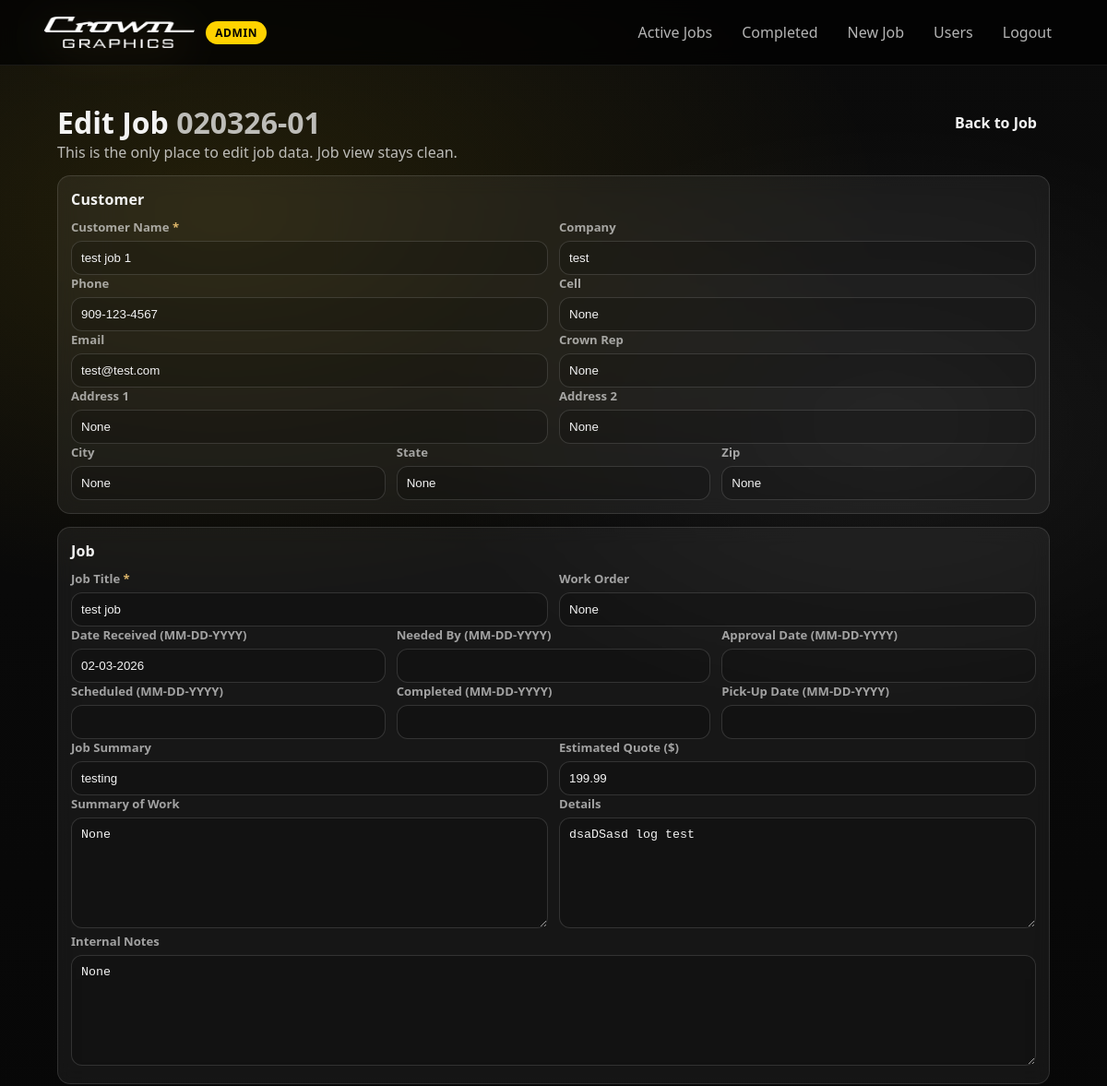
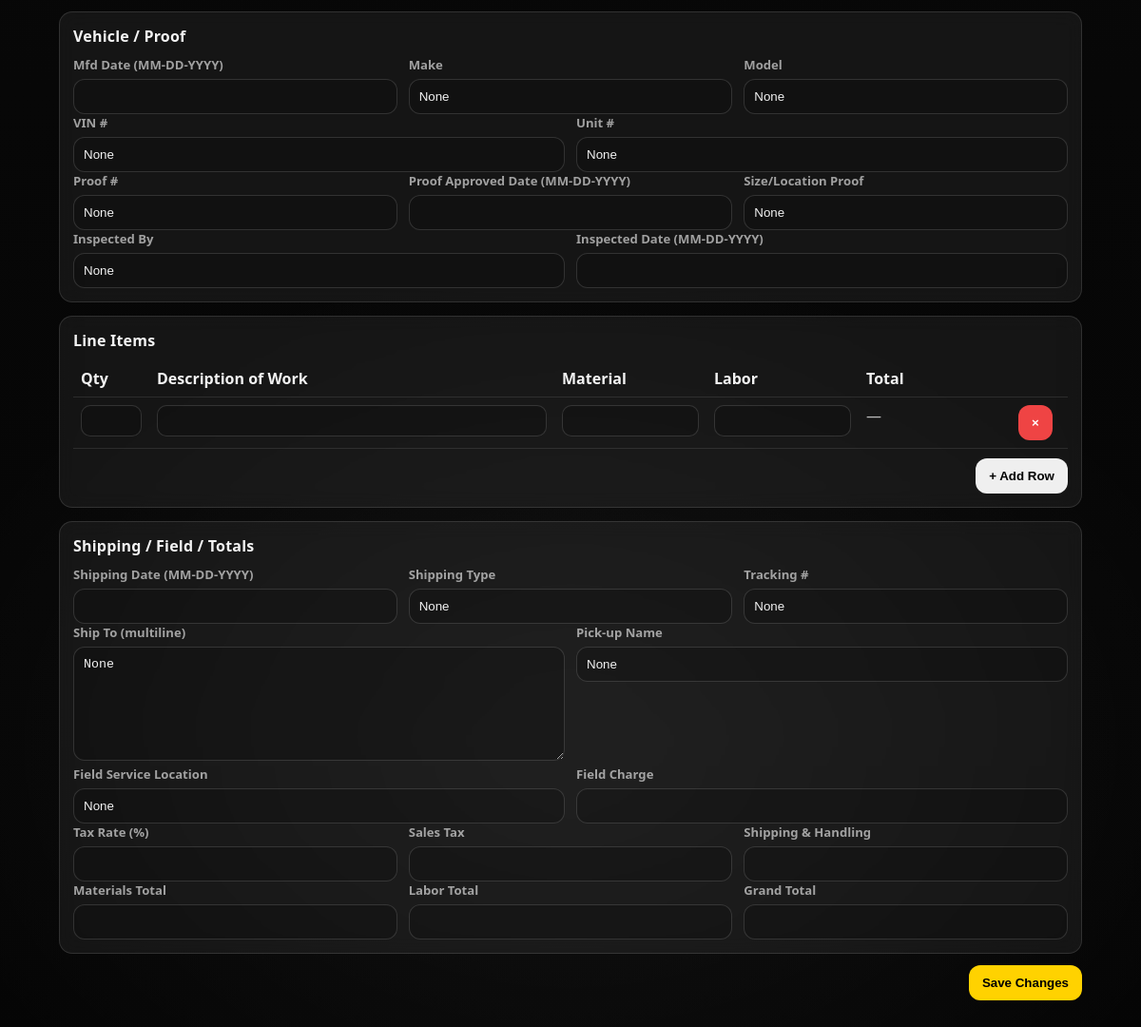
The app's page /jobs/1/edit (signed in) with its own data (2 pictures, top to bottom).
### app.py (models this page shows)
class Job(db.Model):
    id = db.Column(db.Integer, primary_key=True)
    customer_name = db.Column(db.String(120), nullable=False)
    business_name = db.Column(db.String(120), nullable=True)
    phone_number = db.Column(db.String(40), nullable=True)
    email_address = db.Column(db.String(160), nullable=True)
    job_title = db.Column(db.String(140), nullable=False)
    job_summary = db.Column(db.String(240), nullable=True)
    job_details = db.Column(db.Text, nullable=True)
    quote_amount = db.Column(db.Float, nullable=True)
    received_date = db.Column(db.Date, nullable=False, default=date.today)
    created_at = db.Column(db.DateTime, default=datetime.utcnow, nullable=False)
    stage = db.Column(db.String(40), default=STAGES[0], nullable=False)
    po_date_key = db.Column(db.String(6), nullable=False, index=True)  # MMDDYY
    po_seq = db.Column(db.Integer, nullable=False)  # 1..99
    is_new = db.Column(db.Integer, default=1, nullable=False)  # 1 = new, 0 = reviewed
    source = db.Column(db.String(40), nullable=True)
    intake_order_id = db.Column(db.String(80), nullable=True, index=True)
    submission_json = db.Column(db.Text, nullable=True)
    uploaded_files_json = db.Column(db.Text, nullable=True)
    address_1 = db.Column(db.String(160), nullable=True)
    address_2 = db.Column(db.String(160), nullable=True)
    city = db.Column(db.String(80), nullable=True)
    state = db.Column(db.String(40), nullable=True)
    zip_code = db.Column(db.String(20), nullable=True)
    cell = db.Column(db.String(40), nullable=True)
    completed_date = db.Column(db.Date, nullable=True)
    pickup_date = db.Column(db.Date, nullable=True)
    needed_by_date = db.Column(db.Date, nullable=True)
    approval_date = db.Column(db.Date, nullable=True)
    scheduled_date = db.Column(db.Date, nullable=True)
    inspected_date = db.Column(db.Date, nullable=True)
    inspected_by = db.Column(db.String(80), nullable=True)
    mfd_date = db.Column(db.Date, nullable=True)
    vehicle_make = db.Column(db.String(80), nullable=True)
    vehicle_model = db.Column(db.String(80), nullable=True)
    vin = db.Column(db.String(80), nullable=True)
    unit_number = db.Column(db.String(80), nullable=True)
    proof_number = db.Column(db.String(80), nullable=True)
    proof_approved_date = db.Column(db.Date, nullable=True)
    size_location_proof = db.Column(db.String(160), nullable=True)
    work_order = db.Column(db.String(80), nullable=True)
    crown_rep = db.Column(db.String(80), nullable=True)
    summary_of_work = db.Column(db.Text, nullable=True)
    internal_notes = db.Column(db.Text, nullable=True)
    shipping_date = db.Column(db.Date, nullable=True)
    shipping_type = db.Column(db.String(80), nullable=True)
    tracking_number = db.Column(db.String(120), nullable=True)
    ship_to = db.Column(db.Text, nullable=True)
    pickup_name = db.Column(db.String(120), nullable=True)
    field_service_location = db.Column(db.String(160), nullable=True)
    field_charge = db.Column(db.Float, nullable=True)
    materials_total = db.Column(db.Float, nullable=True)
    labor_total = db.Column(db.Float, nullable=True)
    tax_rate = db.Column(db.Float, nullable=True)  # percent (8.25)
    sales_tax = db.Column(db.Float, nullable=True)
    shipping_handling = db.Column(db.Float, nullable=True)
    grand_total = db.Column(db.Float, nullable=True)

### app.py (the view, shortened to what this page needs)
@app.route("/jobs/<int:job_id>/edit", methods=["GET", "POST"])
@login_required
def job_edit(job_id):
    job = Job.query.get_or_404(job_id)
    return render_template("job_edit.html", job=job, po_display=po_display)

### templates/job_edit.html (shortened to what this page needs)
{% extends "base.html" %}
{% block content %}
<div class="job-form-page">
  <div class="page-header">
    <div>
      <h1>Edit Job <span class="muted">{{ po_display(job) }}</span></h1>
      <div class="muted">This is the only place to edit job data. Job view stays clean.</div>
    </div>
    <div class="page-actions">
      <a class="btn btn-secondary" href="{{ url_for('job_view', job_id=job.id) }}">Back to Job</a>
    </div>
  </div>
  <form method="POST" class="form-root">
    {% include "_job_form.html" %}
    <div class="form-actions">
      <button class="btn btn-primary" type="submit">Save Changes</button>
    </div>
  </form>
</div>
{% endblock %}

### templates/_job_form.html (shortened to what this page needs)
<div class="form-grid">
  <section class="card box">
    <div class="card-title">Customer</div>
    <div class="grid-2">
      <div class="field">
        <label>Customer Name <span class="req">*</span></label>
        <input name="customer_name" value="{{ job.customer_name if job else '' }}" required>
      </div>
      <div class="field">
        <label>Company</label>
        <input name="business_name" value="{{ job.business_name if job else '' }}">
      </div>
    </div>
    <div class="grid-2">
      <div class="field">
        <label>Phone</label>
        <input name="phone_number" value="{{ job.phone_number if job else '' }}">
      </div>
      <div class="field">
        <label>Cell</label>
        <input name="cell" value="{{ job.cell if job else '' }}">
      </div>
    </div>
    <div class="grid-2">
      <div class="field">
        <label>Email</label>
        <input name="email_address" value="{{ job.email_address if job else '' }}">
      </div>
      <div class="field">
        <label>Crown Rep</label>
        <input name="crown_rep" value="{{ job.crown_rep if job else '' }}">
      </div>
    </div>
    <div class="grid-2">
      <div class="field">
        <label>Address 1</label>
        <input name="address_1" value="{{ job.address_1 if job else '' }}">
      </div>
      <div class="field">
        <label>Address 2</label>
        <input name="address_2" value="{{ job.address_2 if job else '' }}">
      </div>
    </div>
    <div class="grid-3">
      <div class="field">
        <label>City</label>
        <input name="city" value="{{ job.city if job else '' }}">
      </div>
      <div class="field">
        <label>State</label>
        <input name="state" value="{{ job.state if job else '' }}">
      </div>
      <div class="field">
        <label>Zip</label>
        <input name="zip_code" value="{{ job.zip_code if job else '' }}">
      </div>
    </div>
  </section>
  <section class="card box">
    <div class="card-title">Job</div>
    <div class="grid-2">
      <div class="field">
        <label>Job Title <span class="req">*</span></label>
        <input name="job_title" value="{{ job.job_title if job else '' }}" required>
      </div>
      <div class="field">
        <label>Work Order</label>
        <input name="work_order" value="{{ job.work_order if job else '' }}">
      </div>
    </div>
    <div class="grid-3">
      <div class="field">
        <label>Date Received (MM-DD-YYYY)</label>
        <input name="received_date" value="{{ job.received_date|mmddyyyy_date if job and job.received_date else '' }}">
      </div>
      <div class="field">
        <label>Needed By (MM-DD-YYYY)</label>
        <input name="needed_by_date" value="{{ job.needed_by_date|mmddyyyy_date if job and job.needed_by_date else '' }}">
      </div>
      <div class="field">
        <label>Approval Date (MM-DD-YYYY)</label>
        <input name="approval_date" value="{{ job.approval_date|mmddyyyy_date if job and job.approval_date else '' }}">
      </div>
    </div>
    <div class="grid-3">
      <div class="field">
        <label>Scheduled (MM-DD-YYYY)</label>
        <input name="scheduled_date" value="{{ job.scheduled_date|mmddyyyy_date if job and job.scheduled_date else '' }}">
      </div>
      <div class="field">
        <label>Completed (MM-DD-YYYY)</label>
        <input name="completed_date" value="{{ job.completed_date|mmddyyyy_date if job and job.completed_date else '' }}">
      </div>
      <div class="field">
        <label>Pick-Up Date (MM-DD-YYYY)</label>
        <input name="pickup_date" value="{{ job.pickup_date|mmddyyyy_date if job and job.pickup_date else '' }}">
      </div>
    </div>
    <div class="grid-2">
      <div class="field">
        <label>Job Summary</label>
        <input name="job_summary" value="{{ job.job_summary if job else '' }}">
      </div>
      <div class="field">
        <label>Estimated Quote ($)</label>
        <input name="quote_amount" value="{{ '%.2f'|format(job.quote_amount) if job and job.quote_amount is not none else '' }}">
      </div>
    </div>
    <div class="grid-2">
      <div class="field">
        <label>Summary of Work</label>
        <textarea name="summary_of_work" rows="3">{{ job.summary_of_work if job else '' }}</textarea>
      </div>
      <div class="field">
        <label>Details</label>
        <textarea name="job_details" rows="3">{{ job.job_details if job else '' }}</textarea>
      </div>
    </div>
    <div class="field">
      <label>Internal Notes</label>
      <textarea name="internal_notes" rows="3">{{ job.internal_notes if job else '' }}</textarea>
    </div>
  </section>
  <section class="card box">
    <div class="card-title">Vehicle / Proof</div>
    <div class="grid-3">
      <div class="field">
        <label>Mfd Date (MM-DD-YYYY)</label>
        <input name="mfd_date" value="{{ job.mfd_date|mmddyyyy_date if job and job.mfd_date else '' }}">
      </div>
      <div class="field">
        <label>Make</label>
        <input name="vehicle_make" value="{{ job.vehicle_make if job else '' }}">
      </div>
      <div class="field">
        <label>Model</label>
        <input name="vehicle_model" value="{{ job.vehicle_model if job else '' }}">
      </div>
    </div>
    <div class="grid-2">
      <div class="field">
        <label>VIN #</label>
        <input name="vin" value="{{ job.vin if job else '' }}">
      </div>
      <div class="field">
        <label>Unit #</label>
        <input name="unit_number" value="{{ job.unit_number if job else '' }}">
      </div>
    </div>
    <div class="grid-3">
      <div class="field">
        <label>Proof #</label>
        <input name="proof_number" value="{{ job.proof_number if job else '' }}">
      </div>
      <div class="field">
        <label>Proof Approved Date (MM-DD-YYYY)</label>
        <input name="proof_approved_date" value="{{ job.proof_approved_date|mmddyyyy_date if job and job.proof_approved_date else '' }}">
      </div>
      <div class="field">
        <label>Size/Location Proof</label>
        <input name="size_location_proof" value="{{ job.size_location_proof if job else '' }}">
      </div>
    </div>
    <div class="grid-2">
      <div class="field">
        <label>Inspected By</label>
        <input name="inspected_by" value="{{ job.inspected_by if job else '' }}">
      </div>
      <div class="field">
        <label>Inspected Date (MM-DD-YYYY)</label>
        <input name="inspected_date" value="{{ job.inspected_date|mmddyyyy_date if job and job.inspected_date else '' }}">
      </div>
    </div>
  </section>
  <section class="card box">
    <div class="card-title">Line Items</div>
    <div class="table-wrap">
      <table class="items-table" id="itemsTable">
        <thead>
          <tr>
            <th style="width:80px;">Qty</th>
            <th>Description of Work</th>
            <th style="width:160px;">Material</th>
            <th style="width:160px;">Labor</th>
            <th style="width:160px;">Total</th>
            <th style="width:60px;"></th>
          </tr>
        </thead>
        <tbody id="itemsBody">
          {% if job and job.line_items %}
            {% for li in job.line_items %}
              <tr class="item-row">
                <td><input name="item_qty[]" value="{{ li.qty if li.qty is not none else '' }}" inputmode="numeric"></td>
                <td><input name="item_desc[]" value="{{ li.description or '' }}"></td>
                <td><input name="item_material[]" value="{{ '%.2f'|format(li.material_price) if li.material_price is not none else '' }}"></td>
                <td><input name="item_labor[]" value="{{ '%.2f'|format(li.labor_price) if li.labor_price is not none else '' }}"></td>
                <td class="item-total muted" data-total>—</td>
                <td><button type="button" class="btn btn-danger btn-sm" onclick="removeRow(this)">×</button></td>
              </tr>
            {% endfor %}
          {% else %}
            <tr class="item-row">
              <td><input name="item_qty[]" inputmode="numeric"></td>
              <td><input name="item_desc[]"></td>
              <td><input name="item_material[]"></td>
              <td><input name="item_labor[]"></td>
              <td class="item-total muted" data-total>—</td>
              <td><button type="button" class="btn btn-danger btn-sm" onclick="removeRow(this)">×</button></td>
            </tr>
          {% endif %}
        </tbody>
      </table>
    </div>
    <div class="row-actions">
      <button type="button" class="btn btn-secondary" onclick="addRow()">+ Add Row</button>
    </div>
  </section>
  <section class="card box">
    <div class="card-title">Shipping / Field / Totals</div>
    <div class="grid-3">
      <div class="field">
        <label>Shipping Date (MM-DD-YYYY)</label>
        <input name="shipping_date" value="{{ job.shipping_date|mmddyyyy_date if job and job.shipping_date else '' }}">
      </div>
      <div class="field">
        <label>Shipping Type</label>
        <input name="shipping_type" value="{{ job.shipping_type if job else '' }}">
      </div>
      <div class="field">
        <label>Tracking #</label>
        <input name="tracking_number" value="{{ job.tracking_number if job else '' }}">
      </div>
    </div>
    <div class="grid-2">
      <div class="field">
        <label>Ship To (multiline)</label>
        <textarea name="ship_to" rows="3">{{ job.ship_to if job else '' }}</textarea>
      </div>
      <div class="field">
        <label>Pick-up Name</label>
        <input name="pickup_name" value="{{ job.pickup_name if job else '' }}">
      </div>
    </div>
    <div class="grid-2">
      <div class="field">
        <label>Field Service Location</label>
        <input name="field_service_location" value="{{ job.field_service_location if job else '' }}">
      </div>
      <div class="field">
        <label>Field Charge</label>
        <input name="field_charge" value="{{ '%.2f'|format(job.field_charge) if job and job.field_charge is not none else '' }}">
      </div>
    </div>
    <div class="grid-3">
      <div class="field">
        <label>Tax Rate (%)</label>
        <input name="tax_rate" value="{{ '%.2f'|format(job.tax_rate) if job and job.tax_rate is not none else '' }}">
      </div>
      <div class="field">
        <label>Sales Tax</label>
        <input name="sales_tax" value="{{ '%.2f'|format(job.sales_tax) if job and job.sales_tax is not none else '' }}">
      </div>
      <div class="field">
        <label>Shipping & Handling</label>
        <input name="shipping_handling" value="{{ '%.2f'|format(job.shipping_handling) if job and job.shipping_handling is not none else '' }}">
      </div>
    </div>
    <div class="grid-3">
      <div class="field">
        <label>Materials Total</label>
        <input name="materials_total" value="{{ '%.2f'|format(job.materials_total) if job and job.materials_total is not none else '' }}">
      </div>
      <div class="field">
        <label>Labor Total</label>
        <input name="labor_total" value="{{ '%.2f'|format(job.labor_total) if job and job.labor_total is not none else '' }}">
      </div>
      <div class="field">
        <label>Grand Total</label>
        <input name="grand_total" value="{{ '%.2f'|format(job.grand_total) if job and job.grand_total is not none else '' }}">
      </div>
    </div>
  </section>
</div>

### records on screen
Job: po_date_key+po_seq "020326-01", customer_name "test job 1", business_name "test", phone_number "909-123-4567", cell "None", email_address "test@test.com", crown_rep "None", address_1 "None", address_2 "None", city "None", state "None", zip_code "None", job_title "test job", work_order "None", received_date "02-03-2026", job_summary "testing", quote_amount "199.99", summary_of_work "None", job_details "dsaDSasd log test", internal_notes "None", vehicle_make "None", vehicle_model "None", vin "None", unit_number "None", proof_number "None", size_location_proof "None", inspected_by "None", shipping_type "None", tracking_number "None", ship_to "None", pickup_name "None", field_service_location "None"
